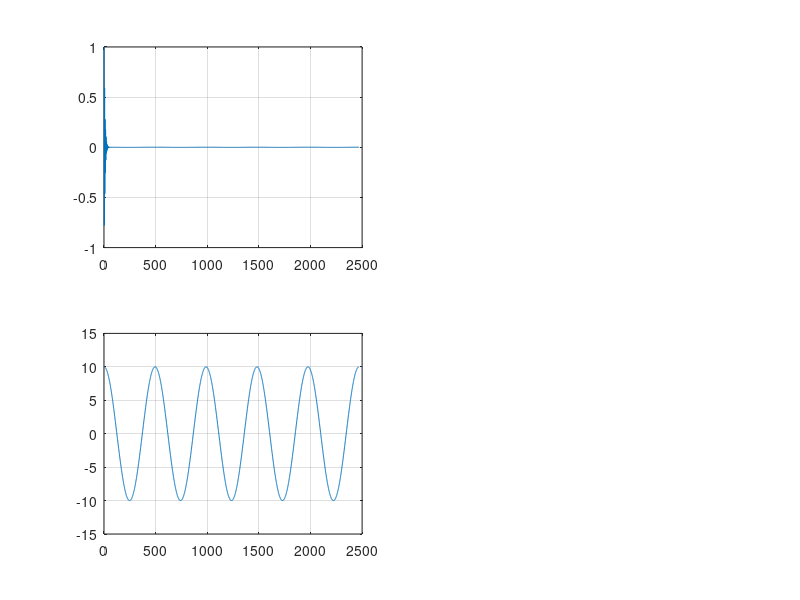

Recreate this plot in MATLAB.
% =========================================================================
% This is FEM Matlab code for dynamic analysis by direction intergration:
% (1) Generalized-alpha method, numerical dissipation controlled by user;
% (2) Two degree of freedom model ;  
% (3) Reference to J.Chung G.M. Hulbert paper 1993 ;  
% -------------------------------------------------------------------------
% By Jia Luo, 2023 May. 5th.
% =========================================================================
clear all; clc;

% Setup the alpha parameters;
% Central difference: beta = 0, gamma = 0.5
% Trapezoidal: beta = 0.25, gamma = 0.5
% Damped Newmark: beta = 0.3025, gamma = 0.6

rho_inf = 0.3;

alpha_m = (2 * rho_inf - 1) / (rho_inf + 1);
alpha_f = rho_inf / (rho_inf + 1);

gamma = 0.5 - alpha_m + alpha_f;
beta  = 0.25 *(1 - alpha_m + alpha_f)^2;



% beta = 0;
% gamma = 0.5;

% beta = 0.25;
% gamma = 0.5;

% beta = 0.3025;
% gamma = 0.6;

m1 = 1;
m2 = 2;

k1 = 1.0e4;
k2 = 1.0;

% stiffness and mass matrix
M = [m1, 0.0; 0.0, m2];
K = [(k1 + k2), -k2; -k2, k2];

% initial condition
d0 = [ 1 ; 10];
v0 = [ 0 ; 0];

% determine the natrual frequencies
lambda = eig(K, M);
omega = sqrt(lambda);

T1 = 2 * pi / omega(1);
T2 = 2 * pi / omega(2);

%dt = T1 / 20;
%dt = T2 / pi ;
dt = 0.018;
T_period = 5 * T1;

N = ceil(T_period / dt);

%initial acceleration
a0 = M \ (-K * d0);

% allocate solutions
a = zeros(2, N+1);
v = a;
d = a;

a(:,1) = a0;
v(:,1) = v0;
d(:,1) = d0;
% LEFT, effecive mass matrix; 
LEFT = M * (1 - alpha_m) + (1 - alpha_f ) * beta * dt * dt * K;

for n = 2 : N + 1
    % Predictors, (9.1.7),(9.1.8) of linear FEM book;
    d_tilde = d(:,n-1) + dt * v(:,n-1) + 0.5 * dt * dt * (1 - 2 * beta) * a(:,n-1);
    v_tilde = v(:,n-1) + (1 - gamma) * dt * a(:,n-1);

    % RIGHT, effecive load at time tn;
    RIGHT = - M * alpha_m * a(:,n-1) - (1 - alpha_f ) * K * d_tilde - K * alpha_f * d(:,n-1);
    % LDL decomposition;
    a(:,n) = LEFT \ RIGHT;

    % Correctors;

    d(:,n) = d_tilde + beta * dt * dt * a(:,n);
    v(:,n) = v_tilde + gamma * dt * a(:,n);
end

% Postprocessing: Visualization

t = 1 : 1 : N;

subplot(2,2,1), plot(t, d(1,1:N)); grid on;
%subplot(2,2,2), plot(t, v(1,1:N)); grid on;

subplot(2,2,3), plot(t, d(2,1:N)); grid on;
%subplot(2,2,4), plot(t, v(2,1:N)); grid on;


%END